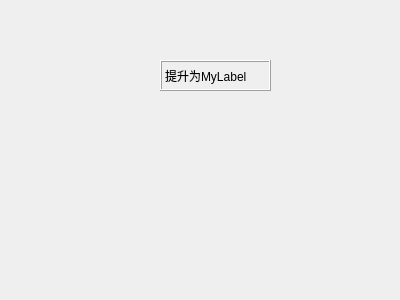
<?xml version="1.0" encoding="UTF-8"?>
<ui version="4.0">
 <class>Widget</class>
 <widget class="QWidget" name="Widget">
  <property name="geometry">
   <rect>
    <x>0</x>
    <y>0</y>
    <width>400</width>
    <height>300</height>
   </rect>
  </property>
  <property name="windowTitle">
   <string>Widget</string>
  </property>
  <widget class="MyLabel" name="label">
   <property name="geometry">
    <rect>
     <x>160</x>
     <y>60</y>
     <width>111</width>
     <height>31</height>
    </rect>
   </property>
   <property name="frameShape">
    <enum>QFrame::Box</enum>
   </property>
   <property name="frameShadow">
    <enum>QFrame::Raised</enum>
   </property>
   <property name="text">
    <string>提升为MyLabel</string>
   </property>
  </widget>
 </widget>
 <layoutdefault spacing="6" margin="11"/>
 <customwidgets>
  <customwidget>
   <class>MyLabel</class>
   <extends>QLabel</extends>
   <header location="global">mylabel.h</header>
  </customwidget>
 </customwidgets>
 <resources/>
 <connections/>
</ui>
